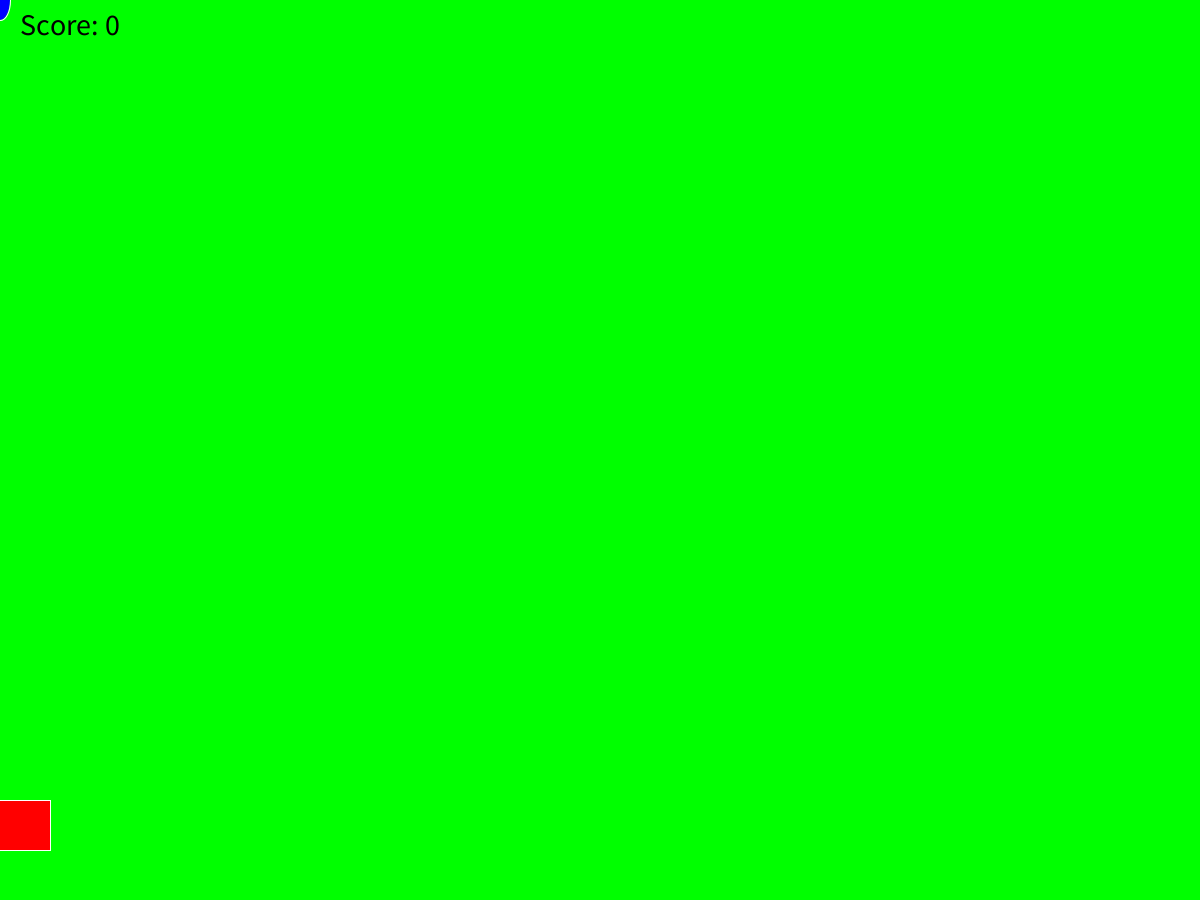
Frame 1 (no input)
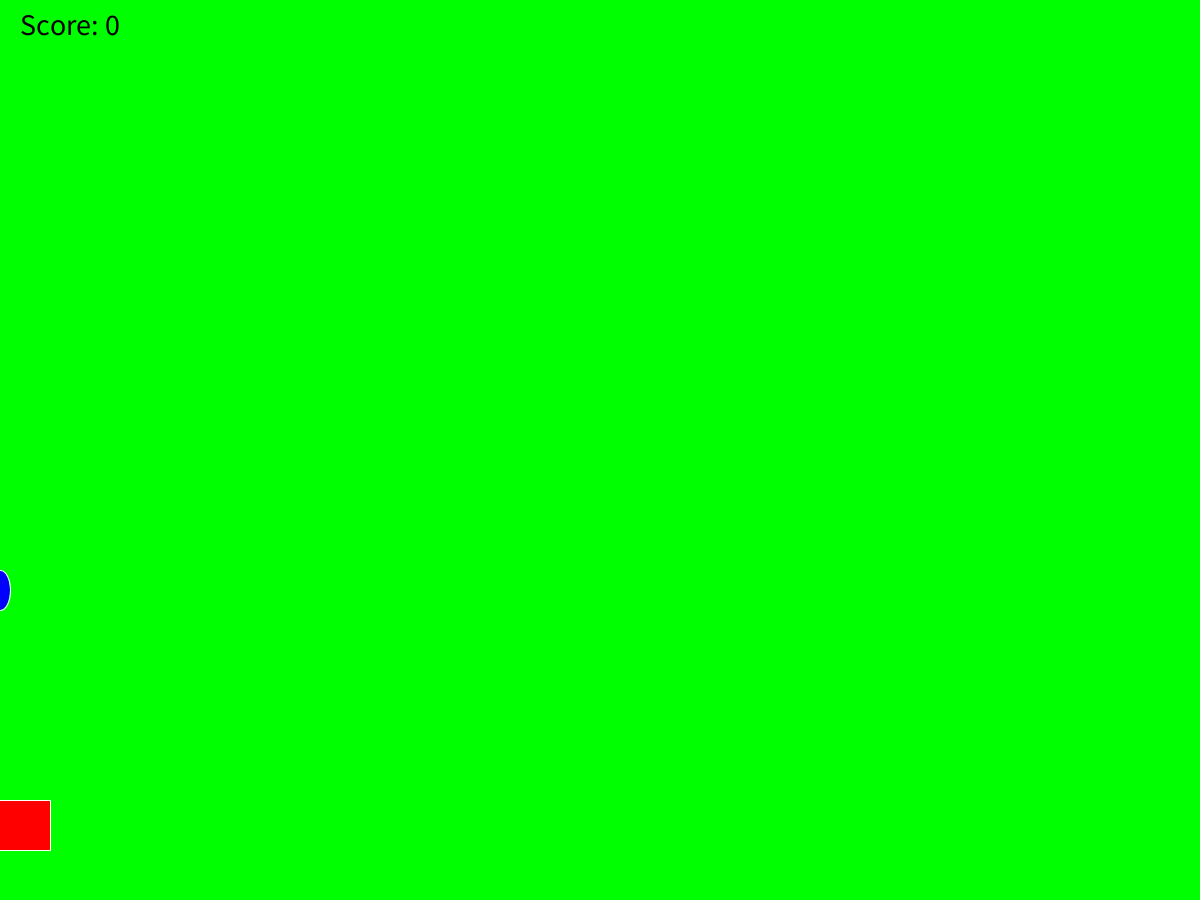
Frame 60 (the mouse pressed at the canvas centre just before this capture)
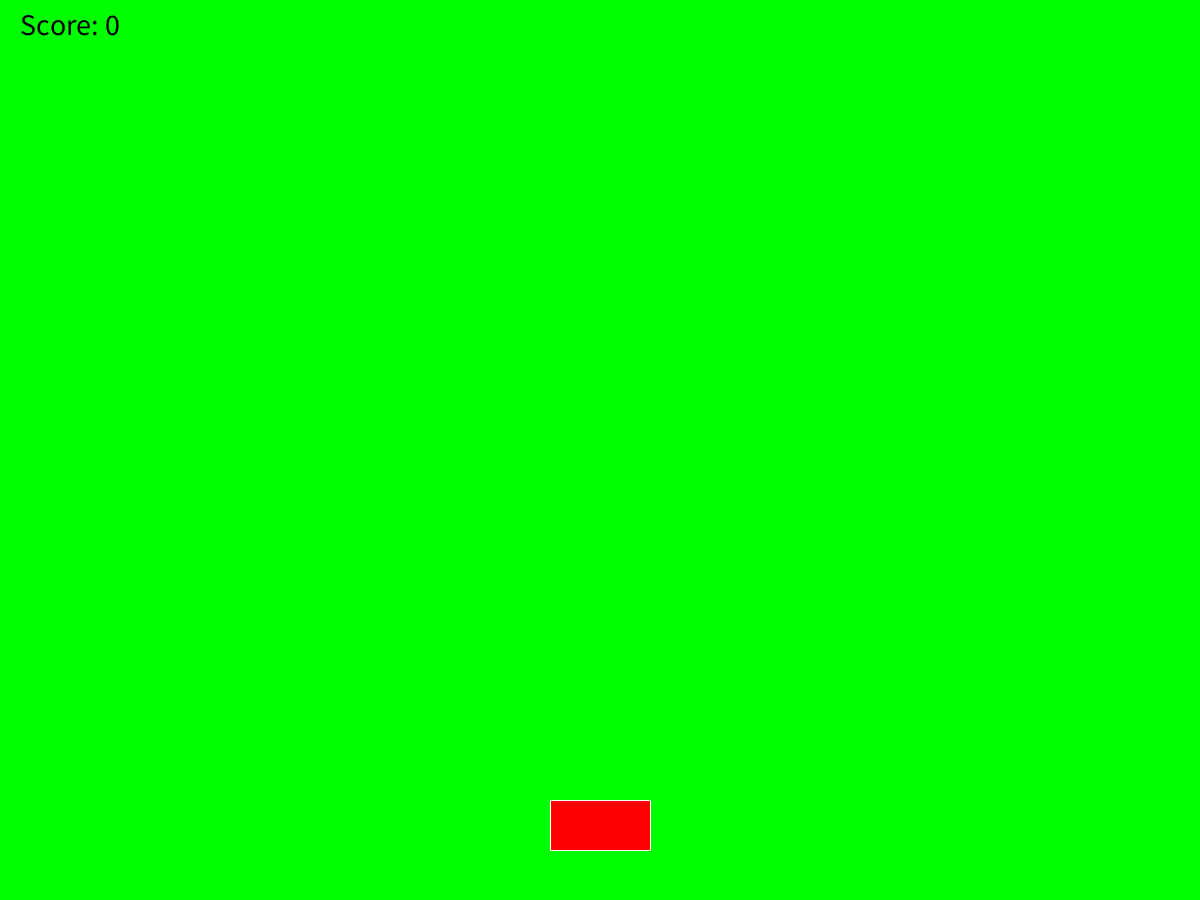
Frame 120 (the mouse held since frame 60 and released just before this capture)

The Processing sketch that drew these frames (run headless with seeded random() and noise(); from frame 60 on, the mouse is pressed at the canvas centre):

// Processing sketch: RainGame
// ── RainGame.pde
int rainY = 0;
int randomNumber;
int x;
int rainSpeed;
int score = 0;
void setup() {
  size(1200,900);
  background(0,255,0);
}

void draw() {
    background(0,255,0);
  x=mouseX;
  if(rainY==1200) {
    rainY=0;
    randomNumber = (int) random(width);
    rainSpeed = (int) random(15);
  }
  fill(0,0,255);
  stroke(255,255,255);
  ellipse(randomNumber, rainY, 20, 40);
  rainY+=10;
  if (x > randomNumber-50 && x < randomNumber+50 && rainY>=850) {
    background(0,255,0);
  }
  fill(255,0,0);
  rect(x-50, 800, 100, 50);
  checkCatch(randomNumber);
  
}

void checkCatch(int x){
     if (x > mouseX-50 && x < mouseX+50 && rainY==850) {
          score++;
     }
     else if (score > 0 && rainY==850) {
          score--;
     }
     println("Your score is now: " + score); 
     fill(0, 0, 0);
     textSize(30);
     text("Score: " + score, 20, 35);

   
 }
